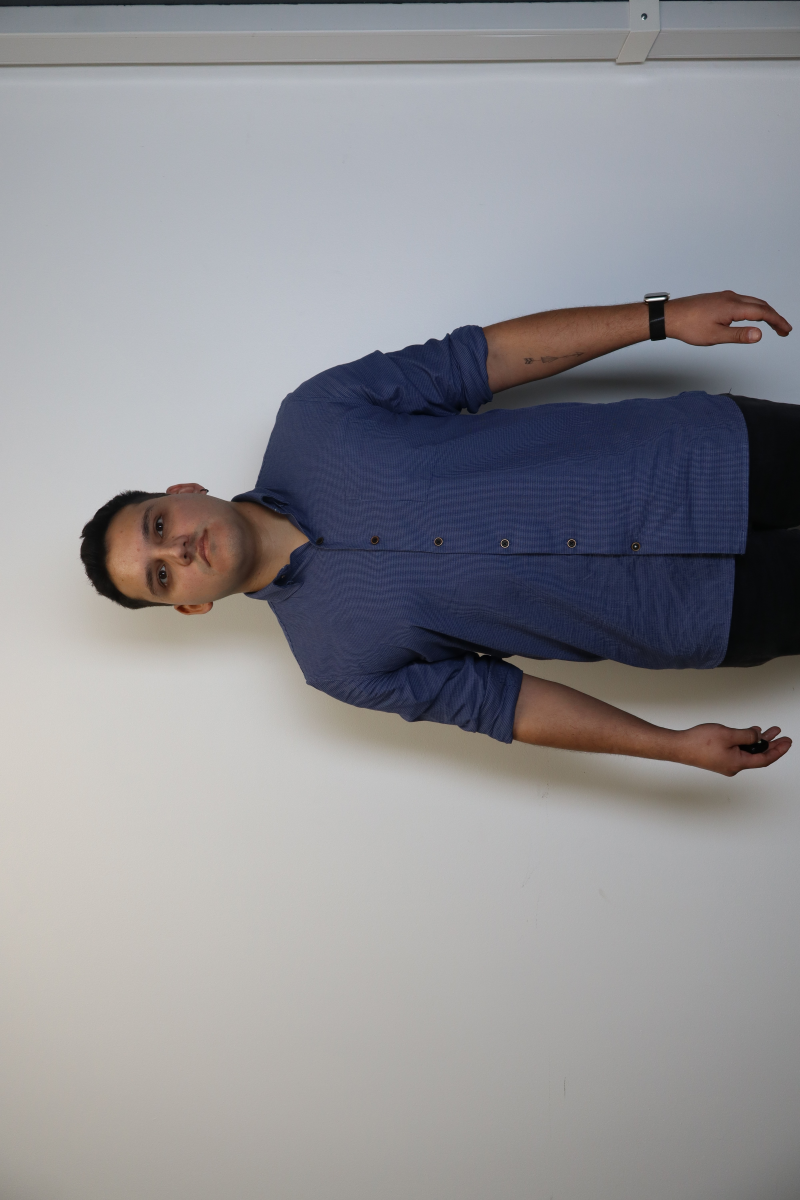
#> input picture input/original_volteado/0002.jpg, 4000 x 6000 px, found by its file name (shown at 1/5 size)
$ python stitching2.py --input input/original_volteado/0002.jpg --output out.png
#> lines starting #> are read from the running program, lines starting #| are printed output that depends on the picture; after the words box and inside, x2 and y2 are one past the last pixel; in counts of white or black regions, pixels touching at a corner belong together
import cv2
import os
import imutils
import numpy as np
import argparse

class Stitcher:
    def __init__(self):
        self.isv3 = imutils.is_cv3(or_better=True)

    def stitch(self, images, ratio=0.75, reprojThresh=4.0, showMatches=False, minKeypoints=4):
        (imageB, imageA) = images
        (kpsA, featuresA) = self.detectAndDescribe(imageA)
        (kpsB, featuresB) = self.detectAndDescribe(imageB)
        heightA, widthA = imageA.shape[:2]
        heightB, widthB = imageB.shape[:2]
        centerA_x = widthA // 2
        centerB_x = widthB // 2
        valid_indices_A = []
        valid_indices_B = []
        for i, kp in enumerate(kpsA):
            x = kp[0]
            if centerA_x - 2000 <= x <= centerA_x + 2000:
                valid_indices_A.append(i)
        for i, kp in enumerate(kpsB):
            x = kp[0]
            if centerB_x - 2000 <= x <= centerB_x + 2000:
                valid_indices_B.append(i)

        kpsA = kpsA[valid_indices_A]
        featuresA = featuresA[valid_indices_A]
        kpsB = kpsB[valid_indices_B]
        featuresB = featuresB[valid_indices_B]

        if len(kpsA) < minKeypoints or len(kpsB) < minKeypoints:
            print("No se detectaron suficientes puntos clave.")
        M = self.matchKeypoints(kpsA, kpsB, featuresA, featuresB, ratio, reprojThresh)

        if M is None:
            print("No se encontraron suficientes coincidencias para unir las imágenes.")
            return None

        (matches, H, status) = M
        result_width = max(widthA + widthB, widthA * 2)
        result_height = max(heightA + heightB, heightA * 2)
        result = cv2.warpPerspective(imageA, H, (result_width, result_height))
        y_offset, x_offset = heightB, widthB
        result[0:y_offset, 0:x_offset] = imageB

        gray = cv2.cvtColor(result, cv2.COLOR_BGR2GRAY)
        _, thresh = cv2.threshold(gray, 1, 255, cv2.THRESH_BINARY)
        contours, _ = cv2.findContours(thresh, cv2.RETR_EXTERNAL, cv2.CHAIN_APPROX_SIMPLE)
        x, y, w, h = cv2.boundingRect(contours[0])
        result = result[y:y+h, x:x+w]

        if showMatches:
            vis = self.drawMatches(imageA, imageB, kpsA, kpsB, matches, status)
            return (result, vis)
        return result

    def detectAndDescribe(self, image):
        gray = cv2.cvtColor(image, cv2.COLOR_BGR2GRAY)
        if self.isv3:
            descriptor = cv2.xfeatures2d.SIFT_create()
            (kps, features) = descriptor.detectAndCompute(image, None)
        else:
            detector = cv2.FeatureDetector_create("SIFT")
            kps = detector.detect(gray)
            extractor = cv2.DescriptorExtractor_create("SIFT")
            (kps, features) = extractor.compute(gray, kps)
        kps = np.float32([kp.pt for kp in kps])
        return (kps, features)

    def matchKeypoints(self, kpsA, kpsB, featuresA, featuresB, ratio, reprojThresh):
        matcher = cv2.DescriptorMatcher_create("BruteForce")
        rawMatches = matcher.knnMatch(featuresA, featuresB, 2)
        matches = []
        for m in rawMatches:
            if len(m) == 2 and m[0].distance < m[1].distance * ratio:
                matches.append((m[0].trainIdx, m[0].queryIdx))

        if len(matches) > 4:
            ptsA = np.float32([kpsA[i] for (_, i) in matches])
            ptsB = np.float32([kpsB[i] for (i, _) in matches])
            (H, status) = cv2.findHomography(ptsA, ptsB, cv2.RANSAC, reprojThresh)
            return (matches, H, status)
        return None

    def drawMatches(self, imageA, imageB, kpsA, kpsB, matches, status):
        (hA, wA) = imageA.shape[:2]
        (hB, wB) = imageB.shape[:2]

        vis = np.zeros((max(hA, hB), wA + wB, 3), dtype="uint8")
        vis[0:hA, 0:wA] = imageA
        vis[0:hB, wA:] = imageB
        for ((trainIdx, queryIdx), s) in zip(matches, status):
            if s == 1:
                ptA = (int(kpsA[queryIdx][0]), int(kpsA[queryIdx][1]))
                ptB = (int(kpsB[trainIdx][0]) + wA, int(kpsB[trainIdx][1]))
                cv2.line(vis, ptA, ptB, (0, 255, 0), 1)
        return vis

def load_and_resize_images(folder, new_width):
    images = []
    filenames = ["0002.jpg", "0003.jpg", "0004.jpg"]
    for filename in filenames:
        filepath = os.path.join(folder, filename)
        img = cv2.imread(filepath)
        if img is None:
            print(f"Error al cargar la imagen: {filename}. Saltando.")
            continue
        new_size = (new_width, int(img.shape[0] * new_width / img.shape[1]))
        img = cv2.resize(img, new_size, interpolation=cv2.INTER_AREA)
        images.append(img)
    return images

# [16 lines left out: function crop_black_borders, not called in this run]

def main():
    parser = argparse.ArgumentParser(description="Unir imágenes utilizando stitching.")
    parser.add_argument("--input", type=str, required=True, help="Ruta de la carpeta de entrada.")
    parser.add_argument("--output", type=str, required=True, help="Ruta de la carpeta de salida.")
    args = parser.parse_args()

    folder = args.input
    output_folder = args.output
    new_width = 1024
    print(f"Directorio de entrada: {folder}")
    print(f"Directorio de salida: {output_folder}")
    images = load_and_resize_images(folder, new_width)
#> in load_and_resize_images, img is the input picture: shape (6000, 4000, 3); mean B, G, R 148, 144.2, 144.7
#> pass 3 of the loop in load_and_resize_images, `for filename in filenames:`:
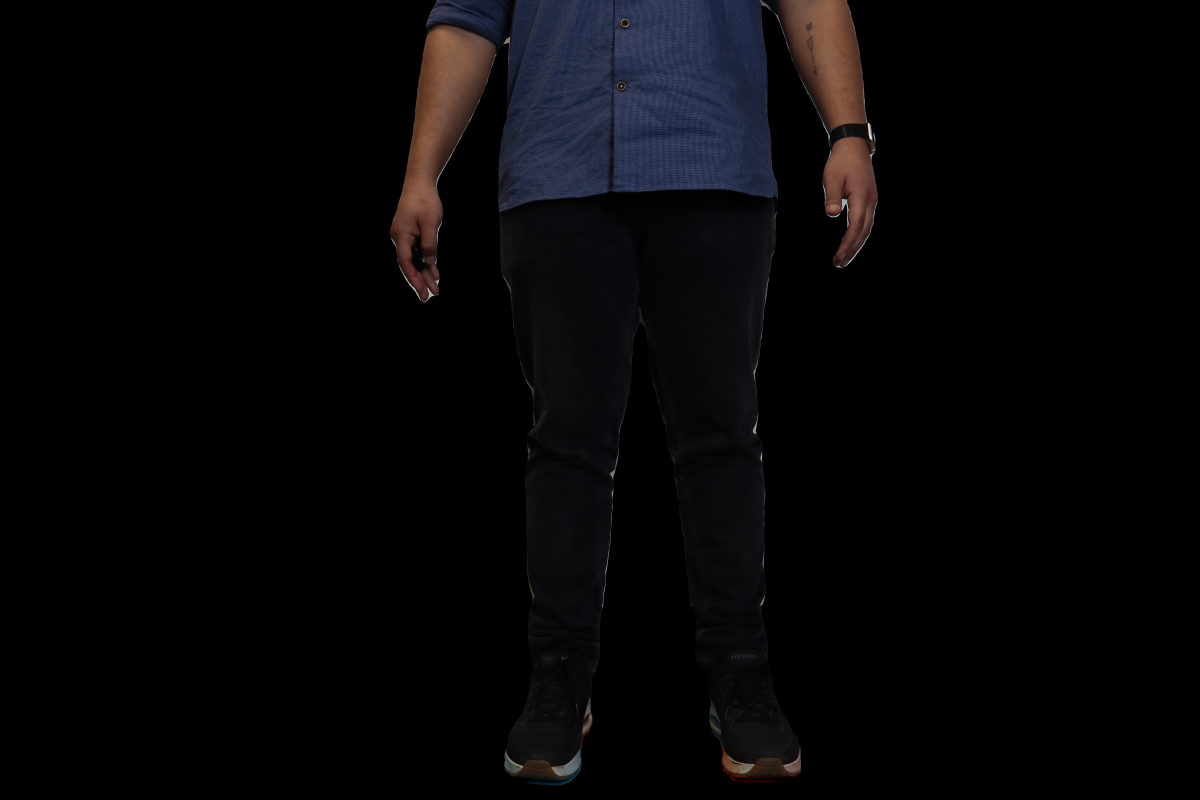
#> input picture input/147_yolo/1/0004.jpg, 6000 x 4000 px, found by its file name (shown at 1/5 size)
#> in load_and_resize_images, img is the input picture: shape (4000, 6000, 3); mean B, G, R 7.1, 5.8, 6.4
#> in load_and_resize_images, `img = cv2.resize(img, new_size, interpolation=cv2.INTER_AREA)`:
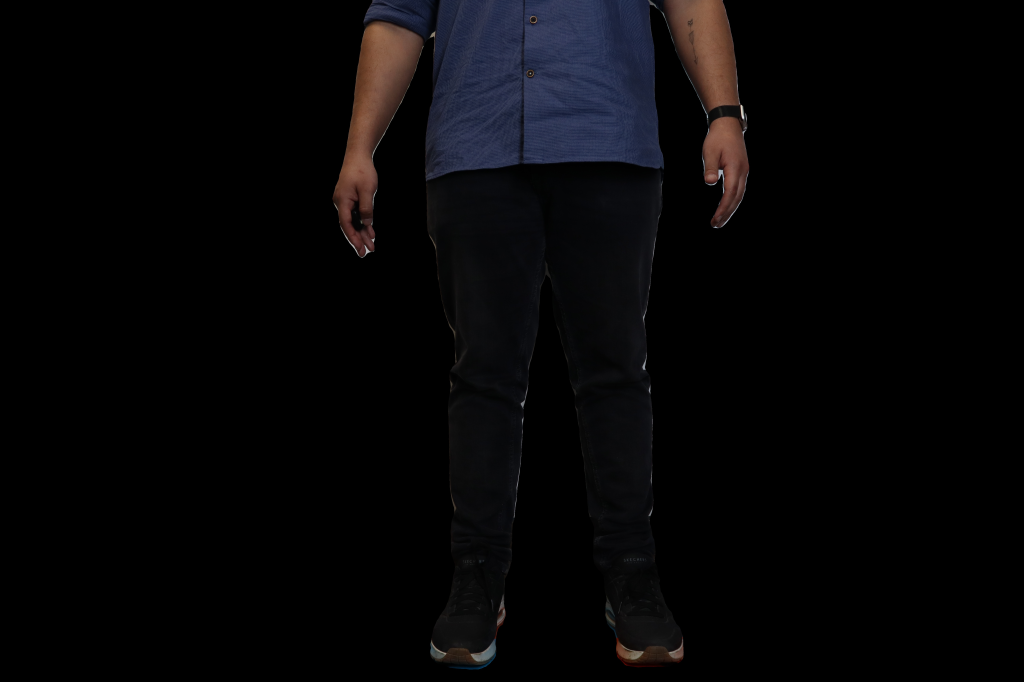
#> img: shape (682, 1024, 3); mean B, G, R 7.1, 5.8, 6.4
#> images = 3 items
    if len(images) < 2:
        print("No hay suficientes imágenes para unir. Saliendo.")
        return
    stitcher = Stitcher()
    (result12, vis12) = stitcher.stitch([images[1], images[2]], showMatches=True)
#> in detectAndDescribe, `gray = cv2.cvtColor(image, cv2.COLOR_BGR2GRAY)`:
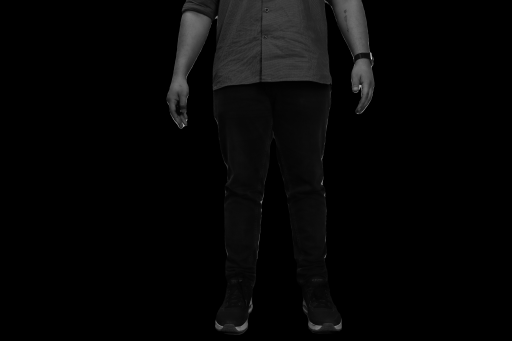
#> gray: shape (682, 1024) (shown at 1/2 size); min 0, max 223, mean 6.1
#> in detectAndDescribe, `kps = detector.detect(gray)`: kps = 100 keypoints; strongest (x, y, size): (741, 107, 2), (367, 251, 2.6), (644, 367, 2.3), (720, 172, 3.2)
#> in detectAndDescribe, `kps = np.float32([kp.pt for kp in kps])`: kps = 100 pairs, first value 334.7 to 752.9, second value 3.41 to 657.4
#> in stitch, `(kpsA, featuresA) = self.detectAndDescribe(imageA)`: kpsA has the same summary as kps in detectAndDescribe
#> in detectAndDescribe (call 2), `gray = cv2.cvtColor(image, cv2.COLOR_BGR2GRAY)`:
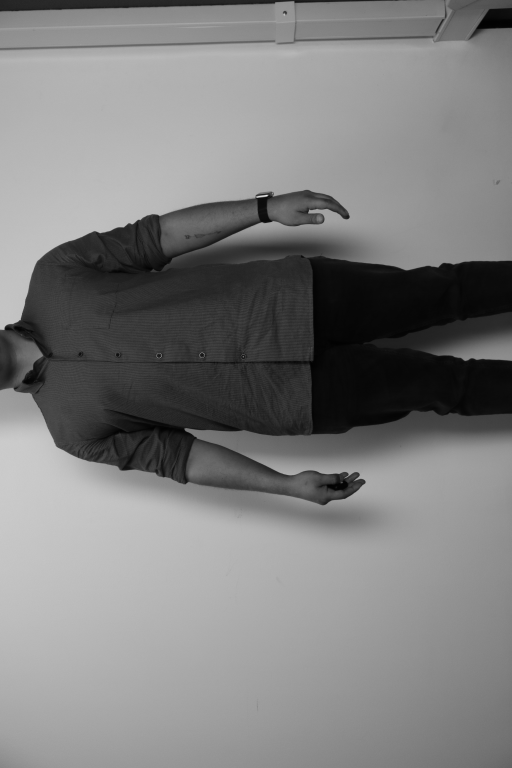
#> gray: shape (1536, 1024) (shown at 1/2 size); min 1, max 249, mean 126.7
#> in detectAndDescribe (call 2), `kps = detector.detect(gray)`: kps = 302 keypoints; strongest (x, y, size): (533, 391, 2.7), (505, 701, 415.8), (686, 970, 33.2), (692, 432, 9.2)
#> in detectAndDescribe (call 2), `kps = np.float32([kp.pt for kp in kps])`: kps = 302 pairs, first value 4.89 to 995.1, second value 3.69 to 1006.2
#> in stitch, `(kpsB, featuresB) = self.detectAndDescribe(imageB)`: kpsB has the same summary as kps in detectAndDescribe
#> the loop in stitch, `for i, kp in enumerate(kpsA):` made 100 passes
#> (kp, x) on passes 1 to 8: ([334.7, 214.5], 334.7), ([336.6, 186.5], 336.6), ([344.9, 212.6], 344.9), ([351, 230], 351), ([351.9, 211.7], 351.9), ([356.3, 204.4], 356.3), ([357.1, 191.2], 357.1), ([357.6, 225.8], 357.6)
#> after the loop in stitch, `for i, kp in enumerate(kpsA):`: valid_indices_A = 100 values from 0 to 99
#> the loop in stitch, `for i, kp in enumerate(kpsB):` made 302 passes
#> (kp, x) on passes 1 to 3: ([4.89, 661], 4.89), ([6.09, 656.9], 6.09), ([6.78, 657.4], 6.78)
#> after the loop in stitch, `for i, kp in enumerate(kpsB):`: valid_indices_B = 302 values from 0 to 301
#> in matchKeypoints, `rawMatches = matcher.knnMatch(featuresA, featuresB, 2)`: rawMatches = 100 matches
#> the loop in matchKeypoints, `for m in rawMatches:` made 100 passes
#> after the loop in matchKeypoints, `for m in rawMatches:`: matches = [(232, 4), (224, 6), (238, 26), (119, 30), (122, 39), (201, 43), (202, 44), (182, 45), (179, 47), (160, 50), (139, 51), (124, 77)]
#> in matchKeypoints, `ptsA = np.float32([kpsA[i] for (_, i) in matches])`: ptsA = [[351.9, 211.7], [357.1, 191.2], [432.9, 34.56], [471, 657.4], [499.9, 620.4], [521.2, 157.1], [521.2, 157.1], [521.9, 122], [522.1, 116.5], [522.6, 101.5], [522.9, 41.85], [690.1, 22.94]]
#> in matchKeypoints, `ptsB = np.float32([kpsB[i] for (i, _) in matches])`: ptsB = [[671.2, 979], [642.1, 971.8], [683.5, 964.9], [368.4, 860.5], [373.4, 859.5], [609.9, 724.8], [609.9, 724.8], [558.1, 724.7], [550.7, 724.6], [528, 724.1], [434.4, 724.9], [375.3, 473.8]]
#> in matchKeypoints, `(H, status) = cv2.findHomography(ptsA, ptsB, cv2.RANSAC, reprojThresh)`: H = [[0.336, 2.13, 251.9], [-1.61, 0.35, 1686.5], [0.000319, 0.00052, 1]]; status = [1, 1, 0, 0, 0, 1, 1, 1, 1, 1, 1, 0]
#> in stitch, `M = self.matchKeypoints(kpsA, kpsB, featuresA, featuresB, ratio, repro..`: M = ([(232, 4), (224, 6), (238, 26), (119, 30), (122, 39), (201, 43), (202, 44), (182, 45), (179, 47), (160, 50), (139, 51), (124, 77)], [[0.336, 2.13, 251.9], [-1.61, 0.35, 1686.5], [0.000319, 0.00052, 1]], [1, 1, 0, 0, 0, 1, 1, 1, 1, 1, 1, 0])
#> in stitch, `(matches, H, status) = M`: status = [1, 1, 0, 0, 0, 1, 1, 1, 1, 1, 1, 0]
#> in stitch, `result = cv2.warpPerspective(imageA, H, (result_width, result_height))`:
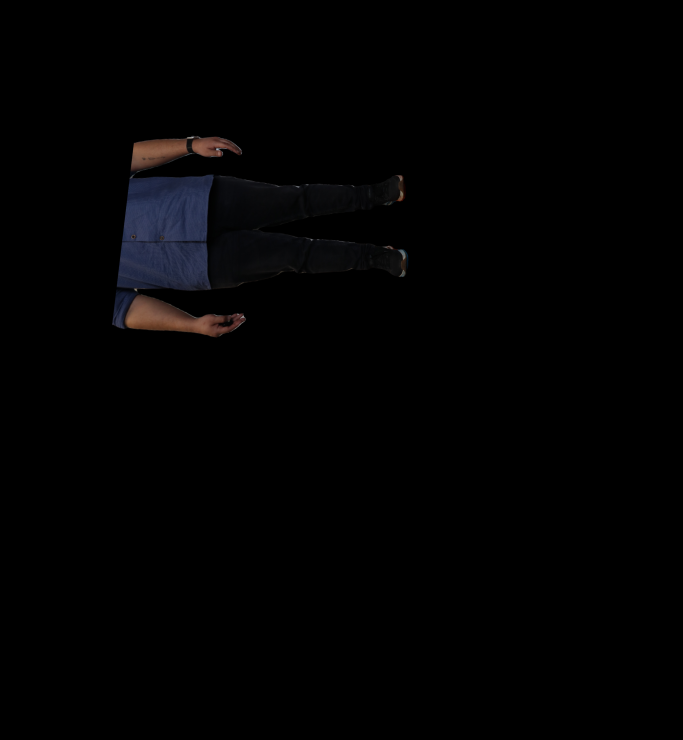
#> result: shape (2218, 2048, 3) (shown at 1/3 size); mean B, G, R 2.3, 1.9, 2.1
#> in stitch, `gray = cv2.cvtColor(result, cv2.COLOR_BGR2GRAY)`:
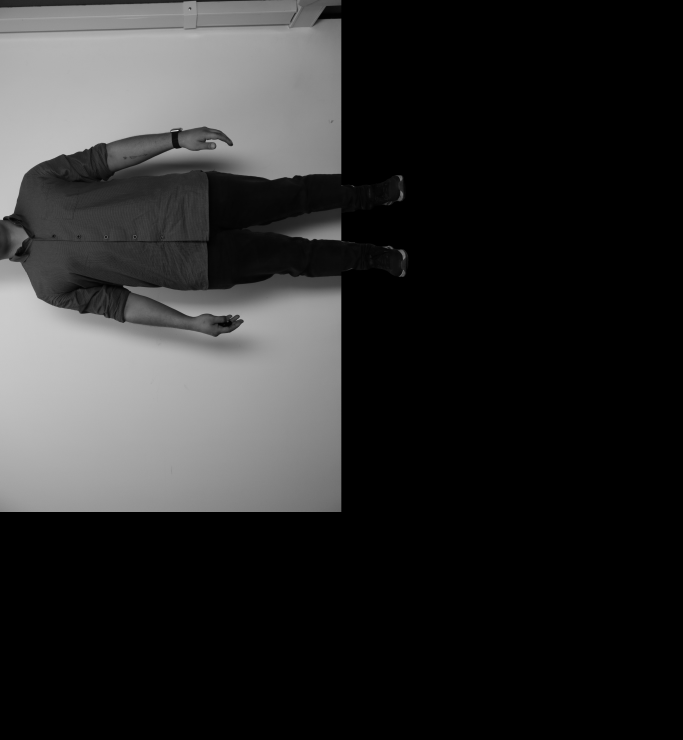
#> gray: shape (2218, 2048) (shown at 1/3 size); min 0, max 249, mean 44
#> in stitch, `_, thresh = cv2.threshold(gray, 1, 255, cv2.THRESH_BINARY)`:
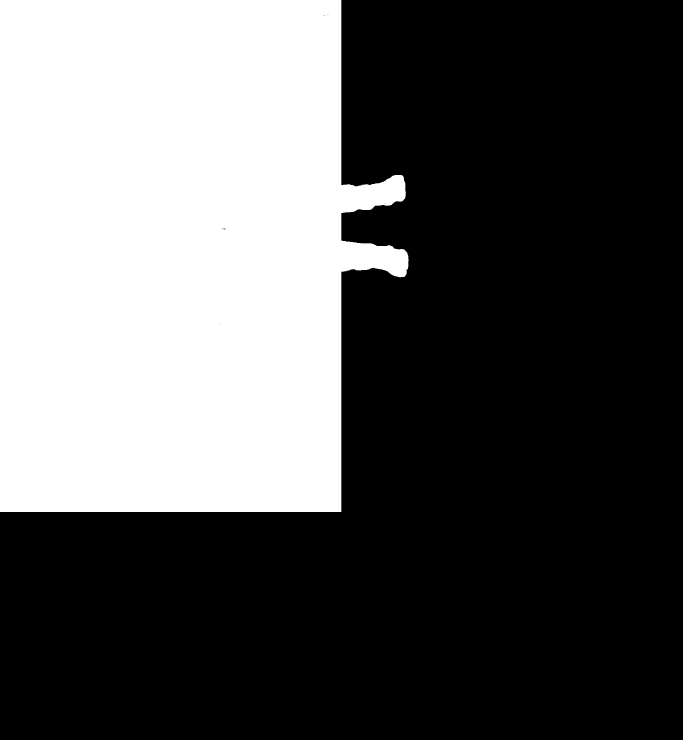
#> thresh: shape (2218, 2048) (shown at 1/3 size); 35.3% white; 2 white regions (1 under 20 px)
#> in stitch, `contours, _ = cv2.findContours(thresh, cv2.RETR_EXTERNAL, cv2.CHAIN_AP..`: contours = 2 contours, 1 with area under 20; largest, box (x1, y1, x2, y2) and area: (0, 0, 1226, 1536) 1600453
#> in stitch, `x, y, w, h = cv2.boundingRect(contours[0])`: x = 1213; y = 541; w = 1
#> in stitch, `result = result[y:y+h, x:x+w]`: result = [[2, 1, 3]]
#> in drawMatches, `vis[0:hB, wA:] = imageB`:
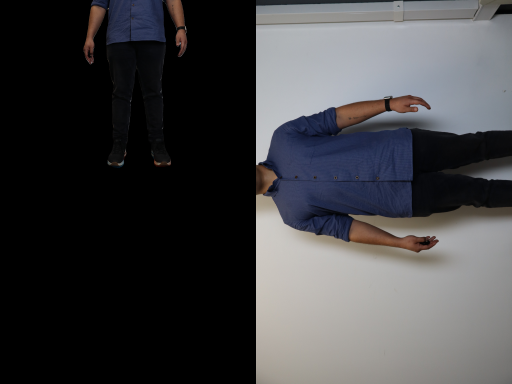
#> vis: shape (1536, 2048, 3) (shown at 1/4 size); mean B, G, R 66.6, 64.4, 64.6
#> the loop in drawMatches, `for ((trainIdx, queryIdx), s) in zip(matches, status):` made 12 passes
#> (trainIdx, queryIdx, s, ptA, ptB) on passes 1, 2, 6, 7, 8, 9, 10, 11: (232, 4, [1], (351, 211), (1695, 978)), (224, 6, [1], (357, 191), (1666, 971)), (201, 43, [1], (521, 157), (1633, 724)), (202, 44, [1], (521, 157), (1633, 724)), (182, 45, [1], (521, 121), (1582, 724)), (179, 47, [1], (522, 116), (1574, 724)), (160, 50, [1], (522, 101), (1551, 724)), (139, 51, [1], (522, 41), (1458, 724))
#> after the loop in drawMatches, `for ((trainIdx, queryIdx), s) in zip(matches, status):`:
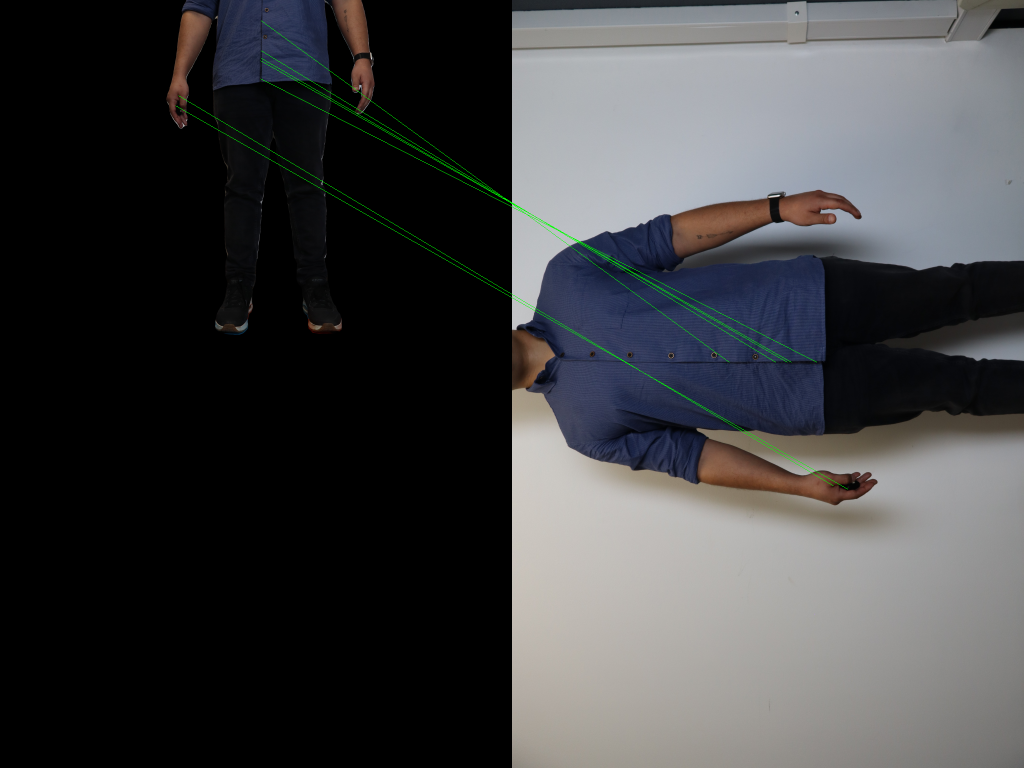
#> vis: shape (1536, 2048, 3) (shown at 1/2 size); 0.24% of pixels changed, all inside (x1, y1, x2, y2) = (351, 41, 1696, 979)
#> result12 = [[2, 1, 3]]
    (result123, vis123) = stitcher.stitch([images[0], result12], showMatches=True)

    if result123 is not None:
        result_cropped = crop_black_borders(result123)
        result_cropped2 = result_cropped[:, :images[0].shape[1]]
        if not os.path.exists(output_folder):
            os.makedirs(output_folder)
        output_path = os.path.join(output_folder, "147_1.jpg")
        cv2.imwrite(output_folder + "vis_match1.jpg", vis12)
        cv2.imwrite(output_folder + "vis_match2.jpg", vis123)
        cv2.imwrite(output_path, result_cropped2)
        print(f"Imagen guardada en: {output_path}")
    else:
        print("No se pudo generar la imagen resultante.")

if __name__ == "__main__":
#> (the run stopped early here; a loop or call above may not have finished)
